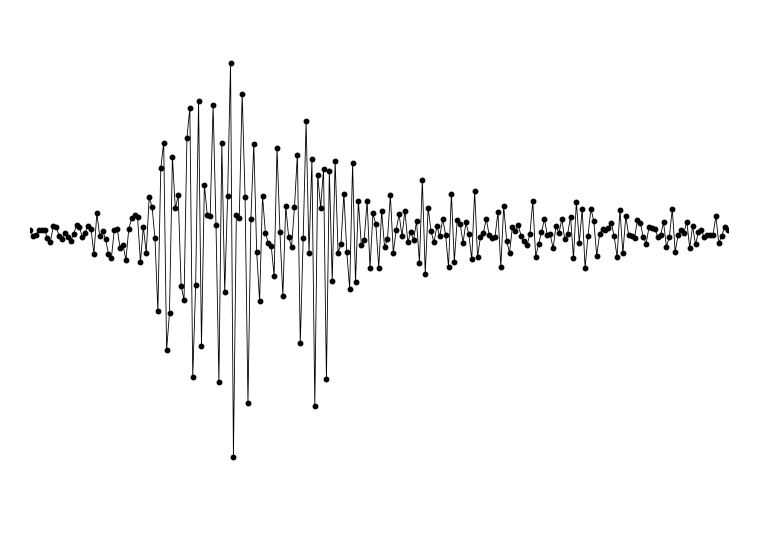

This figure's Python source:
#!/usr/bin/env python -W ignore::UserWarning
# -*- coding: utf-8 -*-
"""Figure 1: seismic data."""

import warnings
import numpy as np
import covnet as cn
import matplotlib.pyplot as plt

PATH_DATA = \
    '/Users/seydoux/Documents/Work/data/DK/continuous31/processed/DK.NUUG..HHZ'


# Seismogram
# ----------
w = list()

for i in [2, 8]:

    # Read
    stream = cn.data.read(PATH_DATA)
    stream.filter(type='bandpass', freqmin=.1, freqmax=12.)
    stream.cut('2017-06-17 23:40:00', '2017-06-17 23:42')

    # Show temporal
    fig, ax = plt.subplots(1, figsize=(3, 1))
    d = stream[0].data - stream[0].data.mean()
    d /= np.abs(d).max()
    w.append(d[i::10])
    ax.plot(stream.times[i::10], d[i::10], lw=.2, c='k', marker='.', ms=2)
    ax.set_axis_off()
    ax.set_xlim(stream.times[[0, -1]])
    ax.set_ylim([-1, 1])

    # Save
    # ----

    ax.figure.patch.set_alpha(0)
    warnings.filterwarnings("ignore")
    ax.figure.savefig('waveform_{}.png'.format(i), transparent=True)

print(np.corrcoef(w[0], w[1]))
